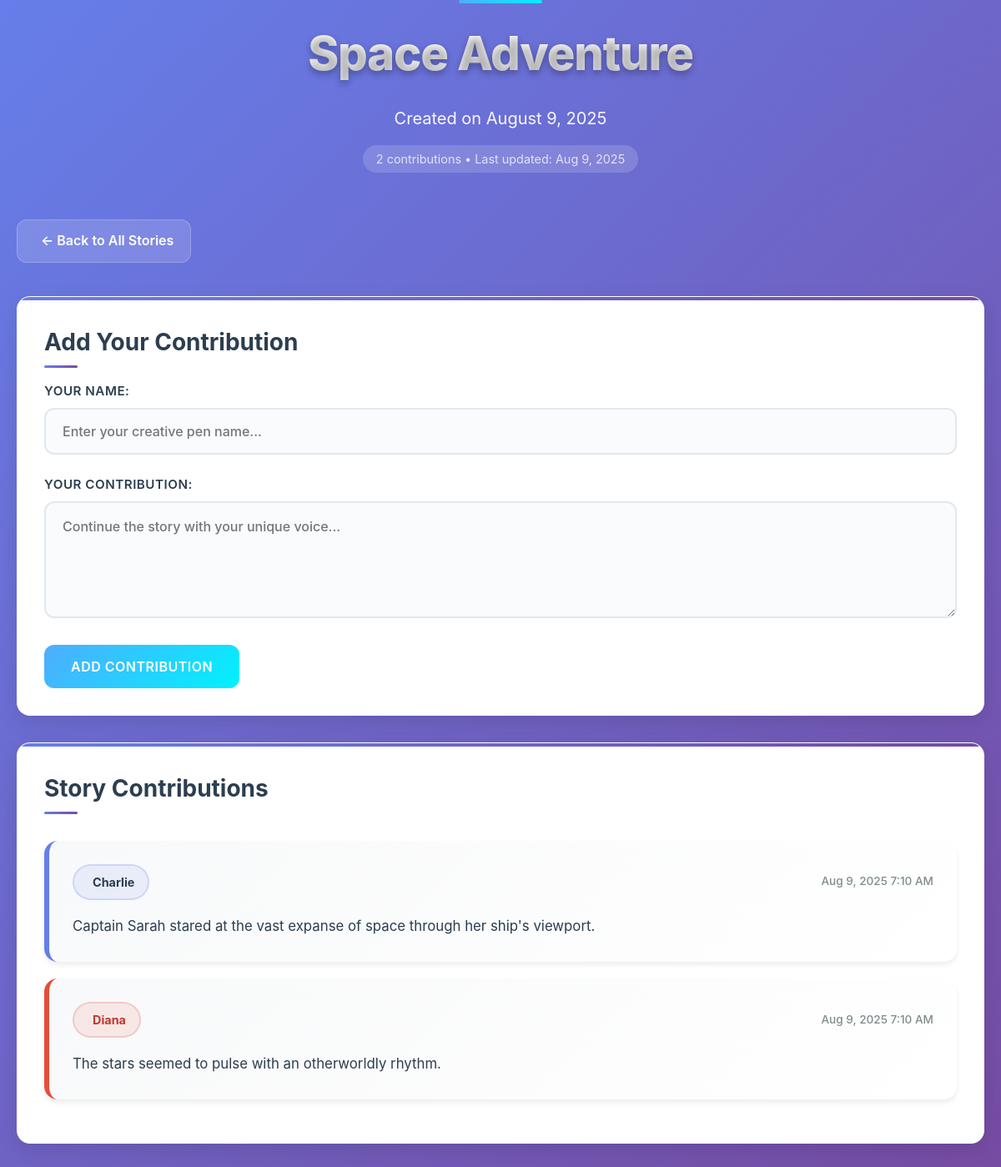
The page /story.php?id=2 on the database its author committed.
### tables this page shows
CREATE TABLE IF NOT EXISTS stories (
    id INT AUTO_INCREMENT PRIMARY KEY,
    title VARCHAR(255) NOT NULL,
    created_at TIMESTAMP DEFAULT CURRENT_TIMESTAMP
);

CREATE TABLE IF NOT EXISTS contributions (
    id INT AUTO_INCREMENT PRIMARY KEY,
    story_id INT NOT NULL,
    author_name VARCHAR(100) NOT NULL,
    content TEXT NOT NULL,
    contributed_at TIMESTAMP DEFAULT CURRENT_TIMESTAMP,
    FOREIGN KEY (story_id) REFERENCES stories(id) ON DELETE CASCADE
);

### story.php (the view, shortened to what this page needs)
<?php
$pdo = getDBConnection();
$errors = [];
$story_id = isset($_GET['id']) ? (int)$_GET['id'] : 0;
try {
    $stmt = $pdo->prepare("SELECT * FROM stories WHERE id = ?");
    $stmt->execute([$story_id]);
    $story = $stmt->fetch();
} catch (PDOException $e) {
    die("Error loading story: " . $e->getMessage());
}
try {
    $stmt = $pdo->prepare("SELECT * FROM contributions WHERE story_id = ? ORDER BY contributed_at ASC");
    $stmt->execute([$story_id]);
    $contributions = $stmt->fetchAll();
} catch (PDOException $e) {
    $errors[] = "Error loading contributions: " . $e->getMessage();
    $contributions = [];
}
?>
<!DOCTYPE html>
<html lang="en">
<head>
    <link rel="stylesheet" href="assets/css/style.css">
</head>
<body>
    <div class="container">
        <div class="header">
            <h1><?php echo htmlspecialchars($story['title']); ?></h1>
            <p>Created on <?php echo date('F j, Y', strtotime($story['created_at'])); ?></p>
            <div style="margin-top: 20px; opacity: 0.8;">
                <span style="background: rgba(255,255,255,0.2); padding: 8px 16px; border-radius: 20px; font-size: 0.9rem;">
                    <?php echo count($contributions); ?> contributions • Last updated: <?php echo count($contributions) > 0 ? date('M j, Y', strtotime(end($contributions)['contributed_at'])) : 'Never'; ?>
                </span>
            </div>
        </div>
        <div class="nav">
            <a href="index.php" class="nav-link">← Back to All Stories</a>
        </div>
        <div class="card">
            <h2>Add Your Contribution</h2>
            <form method="POST" action="">
                <div class="form-group">
                    <label for="author_name">Your Name:</label>
                    <input type="text" id="author_name" name="author_name" class="form-control"
                           placeholder="Enter your creative pen name..." required>
                </div>
                <div class="form-group">
                    <label for="content">Your Contribution:</label>
                    <textarea id="content" name="content" class="form-control"
                              placeholder="Continue the story with your unique voice..." required></textarea>
                </div>
                <button type="submit" class="btn btn-success">Add Contribution</button>
            </form>
        </div>
        <div class="card">
            <h2>Story Contributions</h2>
            <?php if (empty($contributions)): ?>
                <p>No contributions yet. Be the first to add to this story!</p>
            <?php else: ?>
                <div class="contributions">
                    <?php foreach ($contributions as $contribution): ?>
                        <div class="contribution">
                            <div class="contribution-header">
                                <span class="author-name"><?php echo htmlspecialchars($contribution['author_name']); ?></span>
                                <span class="contribution-date">
                                    <?php echo date('M j, Y g:i A', strtotime($contribution['contributed_at'])); ?>
                                </span>
                            </div>
                            <div class="contribution-content">
                                <?php echo nl2br(htmlspecialchars($contribution['content'])); ?>
                            </div>
                        </div>
                    <?php endforeach; ?>
                </div>
            <?php endif; ?>
        </div>
    </div>
</body>
</html>

### rows shown on the page
stories: title "Space Adventure", created_at "August 9, 2025"
contributions: contributed_at "Aug 9, 2025", author_name "Diana", contributed_at "Aug 9, 2025 7:10 AM", content "The stars seemed to pulse with an otherworldly rhythm."
contributions: author_name "Charlie", contributed_at "Aug 9, 2025 7:10 AM", content "Captain Sarah stared at the vast expanse of space through her ship's viewport."

### other values the page prints
count($contributions) "2"
